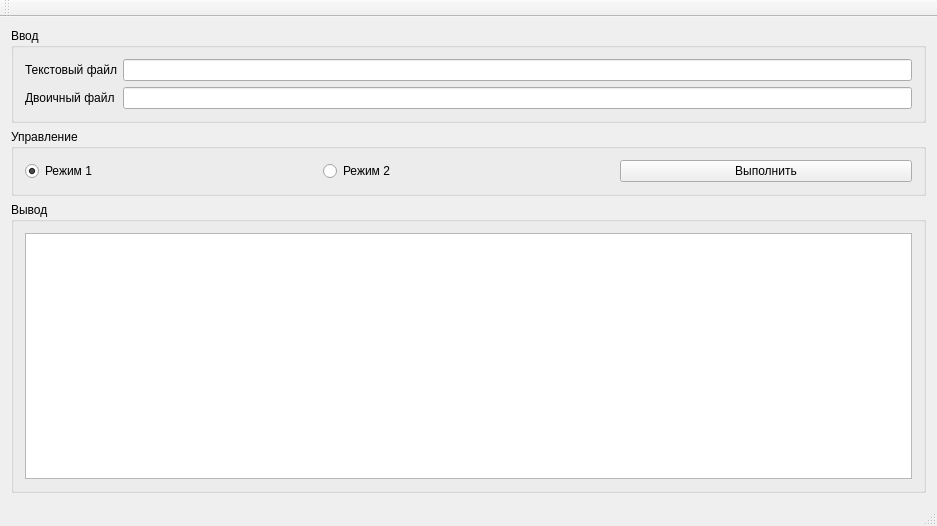
<?xml version="1.0" encoding="UTF-8"?>
<ui version="4.0">
 <class>MainWindow</class>
 <widget class="QMainWindow" name="MainWindow">
  <property name="geometry">
   <rect>
    <x>0</x>
    <y>0</y>
    <width>937</width>
    <height>526</height>
   </rect>
  </property>
  <property name="windowTitle">
   <string>Практическая работа</string>
  </property>
  <widget class="QWidget" name="centralWidget">
   <layout class="QVBoxLayout" name="verticalLayout_2">
    <item>
     <widget class="QGroupBox" name="inputGroupBox">
      <property name="title">
       <string>Ввод</string>
      </property>
      <layout class="QFormLayout" name="formLayout_4">
       <item row="0" column="0">
        <widget class="QLabel" name="textFileLabel">
         <property name="text">
          <string>Текстовый файл</string>
         </property>
        </widget>
       </item>
       <item row="0" column="1">
        <widget class="QLineEdit" name="textFileLineEdit"/>
       </item>
       <item row="1" column="0">
        <widget class="QLabel" name="binFileLabel">
         <property name="text">
          <string>Двоичный файл</string>
         </property>
        </widget>
       </item>
       <item row="1" column="1">
        <widget class="QLineEdit" name="binFileLineEdit"/>
       </item>
      </layout>
     </widget>
    </item>
    <item>
     <widget class="QGroupBox" name="controlGroupBox">
      <property name="title">
       <string>Управление</string>
      </property>
      <layout class="QHBoxLayout" name="horizontalLayout">
       <item>
        <widget class="QRadioButton" name="mode1RadioButton">
         <property name="text">
          <string>Режим 1</string>
         </property>
         <property name="checked">
          <bool>true</bool>
         </property>
         <attribute name="buttonGroup">
          <string notr="true">modeButtonGroup</string>
         </attribute>
        </widget>
       </item>
       <item>
        <widget class="QRadioButton" name="mode2RadioButton">
         <property name="text">
          <string>Режим 2</string>
         </property>
         <attribute name="buttonGroup">
          <string notr="true">modeButtonGroup</string>
         </attribute>
        </widget>
       </item>
       <item>
        <widget class="QPushButton" name="execPushButton">
         <property name="text">
          <string>Выполнить</string>
         </property>
         <property name="autoDefault">
          <bool>true</bool>
         </property>
         <property name="default">
          <bool>false</bool>
         </property>
        </widget>
       </item>
      </layout>
     </widget>
    </item>
    <item>
     <widget class="QGroupBox" name="outGroupBox">
      <property name="title">
       <string>Вывод</string>
      </property>
      <layout class="QVBoxLayout" name="verticalLayout_3">
       <item>
        <widget class="QPlainTextEdit" name="outTextEdit">
         <property name="enabled">
          <bool>true</bool>
         </property>
         <property name="font">
          <font>
           <family>Monospace</family>
          </font>
         </property>
         <property name="readOnly">
          <bool>true</bool>
         </property>
         <property name="plainText">
          <string/>
         </property>
        </widget>
       </item>
      </layout>
     </widget>
    </item>
   </layout>
  </widget>
  <widget class="QStatusBar" name="statusBar"/>
  <widget class="QToolBar" name="mainToolBar">
   <attribute name="toolBarArea">
    <enum>TopToolBarArea</enum>
   </attribute>
   <attribute name="toolBarBreak">
    <bool>false</bool>
   </attribute>
  </widget>
  <widget class="QMenuBar" name="menuBar">
   <property name="geometry">
    <rect>
     <x>0</x>
     <y>0</y>
     <width>937</width>
     <height>30</height>
    </rect>
   </property>
  </widget>
 </widget>
 <layoutdefault spacing="6" margin="11"/>
 <resources/>
 <connections/>
 <buttongroups>
  <buttongroup name="modeButtonGroup"/>
 </buttongroups>
</ui>
